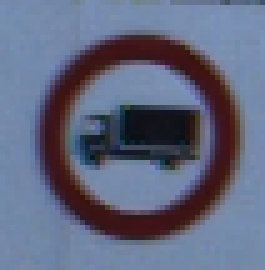
#> input picture Code/00000.png, 53 x 54 px, found by its file name (shown 5 times larger)
$ python read_2.py
#> lines starting #> are read from the running program, lines starting #| are printed output that depends on the picture
import cv2

# Bild einlesen
image = cv2.imread('Code/00000.png')
#> image is the input picture: shape (54, 53, 3); mean B, G, R 127.4, 103.4, 97
gray = cv2.cvtColor(image, cv2.COLOR_BGR2GRAY)
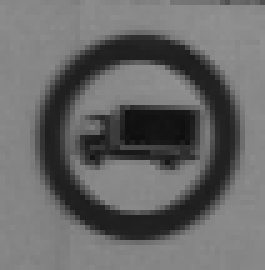
#> gray: shape (54, 53) (shown 5 times larger); min 14, max 146, mean 104.2
blurred = cv2.GaussianBlur(gray, (5, 5), 0)
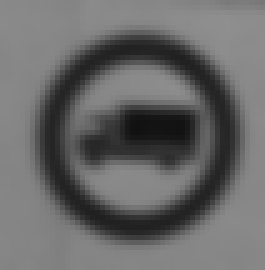
#> blurred: shape (54, 53) (shown 5 times larger); min 17, max 143, mean 104.3
# Haar-Cascade Beispiel
face_cascade = cv2.CascadeClassifier(cv2.data.haarcascades + 'haarcascade_frontalface_default.xml')
faces = face_cascade.detectMultiScale(blurred, scaleFactor=1.1, minNeighbors=5, minSize=(30, 30))
#> faces = ()

for (x, y, w, h) in faces:
    cv2.rectangle(image, (x, y), (x+w, y+h), (255, 0, 0), 2)
#> this loop made 0 passes
cv2.imshow('Detected Objects', image)
cv2.waitKey(0)
cv2.destroyAllWindows()
